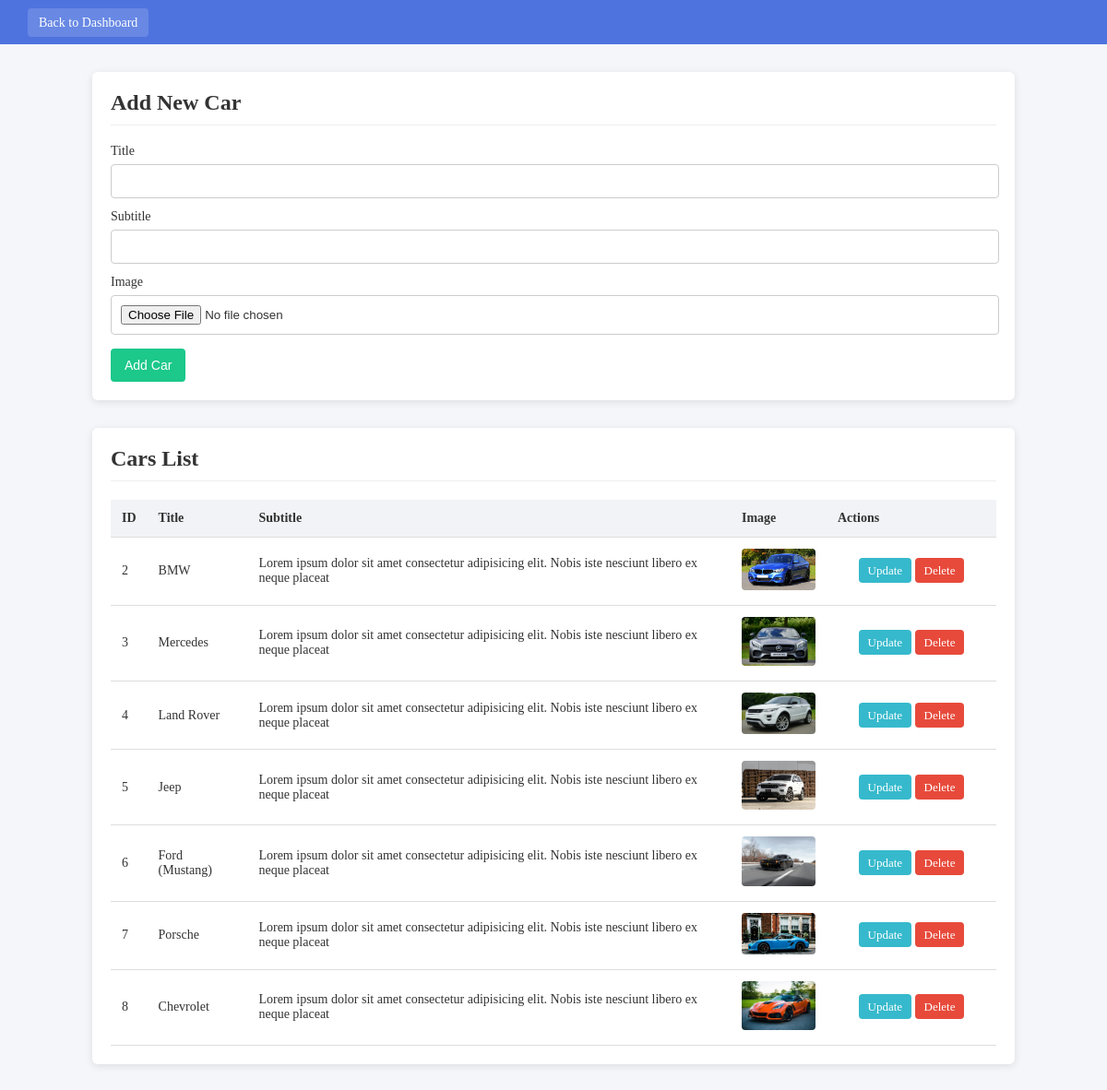
The page /task2/admin/add_car.php (signed in) on the database its author committed.
### tables this page shows
CREATE TABLE `cars` (
  `id` int(11) NOT NULL,
  `car_title` varchar(100) NOT NULL,
  `car_subtitle` varchar(100) NOT NULL,
  `car_image` varchar(100) NOT NULL
);

### task2/admin/add_car.php (the view, shortened to what this page needs)
<?php
include '../include/config.php';
?>
<!DOCTYPE html>
<html lang="en">
<head>
</head>
<body>
<div class="header">
    <a href="dashboard.php">Back to Dashboard</a>
</div>
<div class="container">
    <div class="card">
        <h2>Add New Car</h2>
        <form method="post" enctype="multipart/form-data">
            <label>Title</label>
            <input type="text" name="title" required>
            <label>Subtitle</label>
            <input type="text" name="subtitle">
            <label>Image</label>
            <input type="file" name="car_image" accept="image/png, image/jpeg, image/jpg" required>
            <button type="submit">Add Car</button>
        </form>
    </div>
    <div class="card">
        <h2>Cars List</h2>
        <table>
            <tr>
                <th>ID</th>
                <th>Title</th>
                <th>Subtitle</th>
                <th>Image</th>
                <th>Actions</th>
            </tr>
            <?php
            $cars = $conn->query("SELECT * FROM cars");
            if($cars->num_rows > 0){
                while($row = $cars->fetch_assoc()){
            ?>
            <tr>
                <td><?= $row['id'] ?></td>
                <td><?= $row['car_title'] ?></td>
                <td><?= $row['car_subtitle'] ?></td>
                <td><img src="images/cars/<?= $row['car_image'] ?>" width="80"></td>
                <td style="width: 160px; text-align: center;">
                    <a class="btn btn-update" href="update_car.php?id=<?= $row['id'] ?>">Update</a>
                    <a class="btn btn-delete" href="add_car.php?id=<?= $row['id'] ?>" onclick="return confirm('Delete this car?')">Delete</a>
                </td>
            </tr>
            <?php }} else { ?>
            <tr>
                <td colspan="5" style="text-align:center;">No cars found.</td>
            </tr>
            <?php } ?>
        </table>
    </div>
</div>
</body>
</html>

### task2/admin/add_car.php (style rules this page uses)
body { margin: 0; background: #f4f6f9; color: #333; }
.header { background: #4e73df; padding: 15px 30px; }
.header a { color: #fff; text-decoration: none; font-size: 14px; background: rgba(255,255,255,0.15); padding: 8px 12px; border-radius: 4px; }
.container { max-width: 1000px; margin: 30px auto; padding: 0 20px; }
.card { background: #fff; padding: 20px; border-radius: 6px; box-shadow: 0 2px 8px rgba(0,0,0,0.1); margin-bottom: 30px; }
h2 { margin-top: 0; border-bottom: 1px solid #eee; padding-bottom: 10px; }
form label { display: block; margin-top: 12px; font-size: 14px; }
form input[type="text"], form input[type="file"] { width: 98%; padding: 10px; margin-top: 6px; border: 1px solid #ccc; border-radius: 4px; }
form button { margin-top: 15px; background: #1cc88a; border: none; padding: 10px 15px; color: #fff; border-radius: 4px; font-size: 14px; }
table { width: 100%; border-collapse: collapse; margin-top: 15px; }
table th, table td { padding: 12px; border-bottom: 1px solid #ddd; text-align: left; font-size: 14px; }
table th { background: #f1f3f6; }
img { border-radius: 4px; }
.btn { padding: 6px 10px; border-radius: 4px; color: #fff; text-decoration: none; font-size: 13px; }
.btn-update { background: #36b9cc; }
.btn-delete { background: #e74a3b; }

### rows shown on the page
cars: id "2", car_title "BMW", car_subtitle "Lorem ipsum dolor sit amet consectetur adipisicing elit. Nobis iste nesciunt libero ex neque placeat", car_image (picture)
cars: id "3", car_title "Mercedes", car_subtitle "Lorem ipsum dolor sit amet consectetur adipisicing elit. Nobis iste nesciunt libero ex neque placeat", car_image (picture)
cars: id "4", car_title "Land Rover", car_subtitle "Lorem ipsum dolor sit amet consectetur adipisicing elit. Nobis iste nesciunt libero ex neque placeat", car_image (picture)
cars: id "5", car_title "Jeep", car_subtitle "Lorem ipsum dolor sit amet consectetur adipisicing elit. Nobis iste nesciunt libero ex neque placeat", car_image (picture)
cars: id "6", car_title "Ford (Mustang)", car_subtitle "Lorem ipsum dolor sit amet consectetur adipisicing elit. Nobis iste nesciunt libero ex neque placeat", car_image (picture)
cars: id "7", car_title "Porsche", car_subtitle "Lorem ipsum dolor sit amet consectetur adipisicing elit. Nobis iste nesciunt libero ex neque placeat", car_image (picture)
cars: id "8", car_title "Chevrolet", car_subtitle "Lorem ipsum dolor sit amet consectetur adipisicing elit. Nobis iste nesciunt libero ex neque placeat", car_image (picture)
